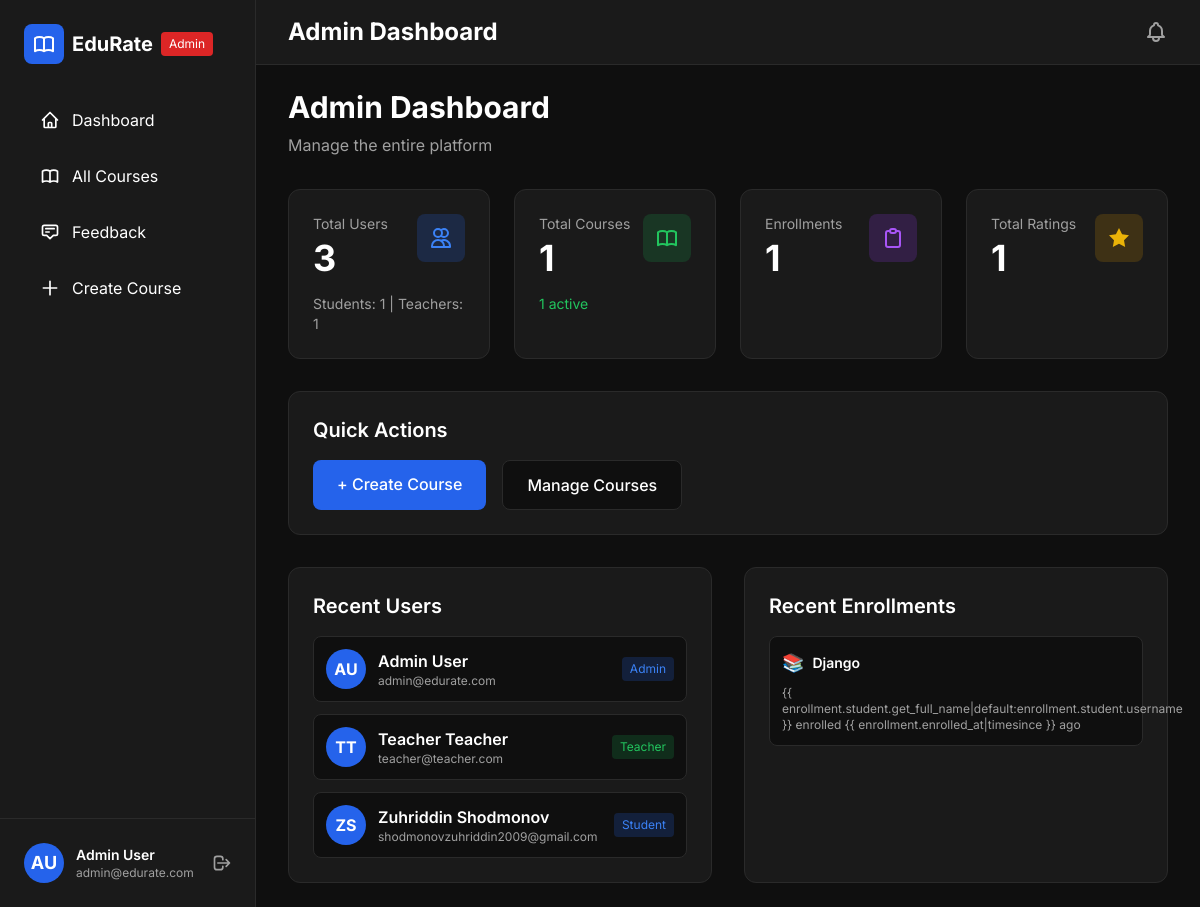
The app's page /accounts/dashboard/ (signed in) with its own data.
### accounts/models.py (models this page shows, shortened)
class User ( AbstractUser ) :
    USER_TYPE_CHOICES = (
        ('student', 'Student'),
        ('teacher', 'Teacher'),
        ('admin', 'Admin'),
    )
    user_type = models.CharField ( max_length=10, choices=USER_TYPE_CHOICES, default='student' )
    phone = models.CharField ( max_length=20, blank=True, null=True )
    avatar = models.ImageField ( upload_to='avatars/', blank=True, null=True )
    bio = models.TextField ( blank=True, null=True )
    @property
    def is_student(self) :
        return self.user_type == 'student'
    @property
    def is_teacher(self) :
        return self.user_type == 'teacher'
    @property
    def is_admin_user(self) :
        return self.user_type == 'admin' or self.is_superuser

### courses/models.py (models this page shows, shortened)
class Enrollment ( models.Model ) :
    student = models.ForeignKey ( settings.AUTH_USER_MODEL, on_delete=models.CASCADE, related_name='enrollments' )
    course = models.ForeignKey ( Course, on_delete=models.CASCADE, related_name='enrollments' )
    enrolled_at = models.DateTimeField ( auto_now_add=True )
    progress = models.IntegerField ( default=0 )
    class Meta :
        unique_together = ['student', 'course']
        ordering = ['-enrolled_at']

class Course ( models.Model ) :
    STATUS_CHOICES = (
        ('active', 'Active'),
        ('inactive', 'Inactive'),
        ('completed', 'Completed'),
    )
    title = models.CharField ( max_length=200 )
    code = models.CharField ( max_length=20, unique=True )
    description = models.TextField ()
    teacher = models.ForeignKey ( settings.AUTH_USER_MODEL, on_delete=models.CASCADE, related_name='taught_courses' )
    status = models.CharField ( max_length=20, choices=STATUS_CHOICES, default='active' )
    icon = models.CharField ( max_length=50, default='📚' )
    created_at = models.DateTimeField ( auto_now_add=True )
    updated_at = models.DateTimeField ( auto_now=True )
    class Meta :
        ordering = ['-created_at']

### accounts/views.py (the view)
@login_required
def dashboard(request) :
    user = request.user
    if user.is_admin_user :
        return admin_dashboard ( request )
    elif user.is_teacher :
        return teacher_dashboard ( request )
    else :
        return student_dashboard ( request )

### accounts/templates/accounts/admin_dashboard.html (shortened to what this page needs)
{% extends 'base.html' %}
{% block page_title %}Admin Dashboard{% endblock %}
{% block authenticated_content %}
<div class="mb-8">
    <h2 class="text-3xl font-bold mb-2">Admin Dashboard</h2>
    <p class="text-gray-custom">Manage the entire platform</p>
</div>
<div class="grid grid-cols-1 md:grid-cols-4 gap-6 mb-8">
    <div class="bg-dark-card border border-dark rounded-xl p-6">
        <div class="flex items-start justify-between mb-4">
            <div>
                <p class="text-gray-custom text-sm mb-1">Total Users</p>
                <h3 class="text-4xl font-bold">{{ total_users }}</h3>
            </div>
            <div class="w-12 h-12 bg-blue-600 bg-opacity-20 rounded-lg flex items-center justify-center">
                <svg class="w-6 h-6 text-blue-500" fill="none" stroke="currentColor" viewBox="0 0 24 24">
                    <path stroke-linecap="round" stroke-linejoin="round" stroke-width="2"
                          d="M12 4.354a4 4 0 110 5.292M15 21H3v-1a6 6 0 0112 0v1zm0 0h6v-1a6 6 0 00-9-5.197M13 7a4 4 0 11-8 0 4 4 0 018 0z"></path>
                </svg>
            </div>
        </div>
        <p class="text-sm text-gray-custom">Students: {{ total_students }} | Teachers: {{ total_teachers }}</p>
    </div>
    <div class="bg-dark-card border border-dark rounded-xl p-6">
        <div class="flex items-start justify-between mb-4">
            <div>
                <p class="text-gray-custom text-sm mb-1">Total Courses</p>
                <h3 class="text-4xl font-bold">{{ total_courses }}</h3>
            </div>
            <div class="w-12 h-12 bg-green-600 bg-opacity-20 rounded-lg flex items-center justify-center">
            </div>
        </div>
        <p class="text-sm text-green-500">{{ active_courses }} active</p>
    </div>
    <div class="bg-dark-card border border-dark rounded-xl p-6">
        <div class="flex items-start justify-between mb-4">
            <div>
                <p class="text-gray-custom text-sm mb-1">Enrollments</p>
                <h3 class="text-4xl font-bold">{{ total_enrollments }}</h3>
            </div>
            <div class="w-12 h-12 bg-purple-600 bg-opacity-20 rounded-lg flex items-center justify-center">
                <svg class="w-6 h-6 text-purple-500" fill="none" stroke="currentColor" viewBox="0 0 24 24">
                    <path stroke-linecap="round" stroke-linejoin="round" stroke-width="2"
                          d="M9 5H7a2 2 0 00-2 2v12a2 2 0 002 2h10a2 2 0 002-2V7a2 2 0 00-2-2h-2M9 5a2 2 0 002 2h2a2 2 0 002-2M9 5a2 2 0 012-2h2a2 2 0 012 2"></path>
                </svg>
            </div>
        </div>
    </div>
    <div class="bg-dark-card border border-dark rounded-xl p-6">
        <div class="flex items-start justify-between mb-4">
            <div>
                <p class="text-gray-custom text-sm mb-1">Total Ratings</p>
                <h3 class="text-4xl font-bold">{{ total_ratings }}</h3>
            </div>
            <div class="w-12 h-12 bg-yellow-600 bg-opacity-20 rounded-lg flex items-center justify-center">
                <svg class="w-6 h-6 text-yellow-500" fill="currentColor" viewBox="0 0 24 24">
                    <path d="M12 2l3.09 6.26L22 9.27l-5 4.87 1.18 6.88L12 17.77l-6.18 3.25L7 14.14 2 9.27l6.91-1.01L12 2z"></path>
                </svg>
            </div>
        </div>
    </div>
</div>
<div class="mb-8">
    <div class="bg-dark-card border border-dark rounded-xl p-6">
        <h3 class="text-xl font-semibold mb-4">Quick Actions</h3>
        <div class="flex gap-4">
            <a href="{% url 'course_create' %}"
               class="bg-blue-600 hover:bg-blue-700 text-white px-6 py-3 rounded-lg font-medium transition">
                + Create Course
            </a>
            <a href="{% url 'course_list' %}"
               class="bg-dark border border-dark hover:bg-dark-hover text-white px-6 py-3 rounded-lg font-medium transition">
                Manage Courses
            </a>
        </div>
    </div>
</div>
<div class="grid grid-cols-1 lg:grid-cols-2 gap-8">
    <div class="bg-dark-card border border-dark rounded-xl p-6">
        <h3 class="text-xl font-semibold mb-4">Recent Users</h3>
        <div class="space-y-3">
            {% for user in recent_users %}
            <div class="flex items-center justify-between bg-dark border border-dark rounded-lg p-3">
                <div class="flex items-center gap-3">
                    <div class="w-10 h-10 bg-blue-600 rounded-full flex items-center justify-center font-bold">
                        {{ user.first_name.0|default:user.username.0|upper }}{{ user.last_name.0|upper }}
                    </div>
                    <div>
                        <p class="font-semibold">{{ user.get_full_name|default:user.username }}</p>
                        <p class="text-xs text-gray-custom">{{ user.email }}</p>
                    </div>
                </div>
                <span class="text-xs px-2 py-1 rounded bg-{% if user.user_type == 'teacher' %}green{% else %}blue{% endif %}-600 bg-opacity-20 text-{% if user.user_type == 'teacher' %}green{% else %}blue{% endif %}-500">
                    {{ user.get_user_type_display }}
                </span>
            </div>
            {% endfor %}
        </div>
    </div>
    <div class="bg-dark-card border border-dark rounded-xl p-6">
        <h3 class="text-xl font-semibold mb-4">Recent Enrollments</h3>
        <div class="space-y-3">
            {% for enrollment in recent_enrollments %}
            <div class="bg-dark border border-dark rounded-lg p-3">
                <div class="flex items-center gap-2 mb-2">
                    <span class="text-lg">{{ enrollment.course.icon }}</span>
                    <p class="font-semibold text-sm">{{ enrollment.course.title }}</p>
                </div>
                <p class="text-xs text-gray-custom">{{
                    enrollment.student.get_full_name|default:enrollment.student.username }} enrolled {{
                    enrollment.enrolled_at|timesince }} ago</p>
            </div>
            {% endfor %}
        </div>
    </div>
</div>
{% endblock %}

### templates/base.html (shortened to what this page needs)
<!DOCTYPE html>
<html lang="en">
<head>
    <script src="https://cdn.tailwindcss.com"></script>
</head>
<body class="bg-dark text-white min-h-screen">
{% if user.is_authenticated %}
<div class="flex min-h-screen">
    <aside class="w-64 bg-dark-card border-r border-dark fixed h-full">
        <div class="p-6">
            <div class="flex items-center gap-2 mb-8">
                <div class="w-10 h-10 bg-blue-600 rounded-lg flex items-center justify-center">
                </div>
                <span class="text-xl font-bold">EduRate</span>
                <span class="text-xs bg-{% if user.is_admin_user %}red{% elif user.is_teacher %}green{% else %}blue{% endif %}-600 px-2 py-1 rounded">
                        {{ user.get_user_type_display }}
                    </span>
            </div>
            <nav class="space-y-2">
                <a href="{% url 'dashboard' %}"
                   class="flex items-center gap-3 px-4 py-3 rounded-lg bg-dark-hover hover:bg-opacity-50 transition">
                    <svg class="w-5 h-5" fill="none" stroke="currentColor" viewBox="0 0 24 24">
                        <path stroke-linecap="round" stroke-linejoin="round" stroke-width="2"
                              d="M3 12l2-2m0 0l7-7 7 7M5 10v10a1 1 0 001 1h3m10-11l2 2m-2-2v10a1 1 0 01-1 1h-3m-6 0a1 1 0 001-1v-4a1 1 0 011-1h2a1 1 0 011 1v4a1 1 0 001 1m-6 0h6"></path>
                    </svg>
                    <span>Dashboard</span>
                </a>
                <a href="{% url 'course_list' %}"
                   class="flex items-center gap-3 px-4 py-3 rounded-lg hover:bg-dark-hover transition">
                    <span>{% if user.is_admin_user %}All Courses{% else %}My Courses{% endif %}</span>
                </a>
                {% if user.is_teacher or user.is_admin_user %}
                <a href="{% url 'my_ratings' %}"
                   class="flex items-center gap-3 px-4 py-3 rounded-lg hover:bg-dark-hover transition">
                    <svg class="w-5 h-5" fill="none" stroke="currentColor" viewBox="0 0 24 24">
                        <path stroke-linecap="round" stroke-linejoin="round" stroke-width="2"
                              d="M7 8h10M7 12h4m1 8l-4-4H5a2 2 0 01-2-2V6a2 2 0 012-2h14a2 2 0 012 2v8a2 2 0 01-2 2h-3l-4 4z"></path>
                    </svg>
                    <span>Feedback</span>
                </a>
                {% endif %}
                {% if user.is_admin_user %}
                <a href="{% url 'course_create' %}"
                   class="flex items-center gap-3 px-4 py-3 rounded-lg hover:bg-dark-hover transition">
                    <svg class="w-5 h-5" fill="none" stroke="currentColor" viewBox="0 0 24 24">
                        <path stroke-linecap="round" stroke-linejoin="round" stroke-width="2" d="M12 4v16m8-8H4"></path>
                    </svg>
                    <span>Create Course</span>
                </a>
                {% endif %}
            </nav>
        </div>
        <div class="absolute bottom-0 w-64 p-6 border-t border-dark">
            <div class="flex items-center gap-3">
                <div class="w-10 h-10 bg-blue-600 rounded-full flex items-center justify-center text-lg font-bold">
                    {{ user.first_name.0|default:user.username.0|upper }}{{ user.last_name.0|upper }}
                </div>
                <div class="flex-1">
                    <div class="font-semibold text-sm">{{ user.get_full_name|default:user.username }}</div>
                    <div class="text-xs text-gray-custom">{{ user.email }}</div>
                </div>
                <a href="{% url 'logout' %}" class="text-gray-custom hover:text-red-500 transition">
                    <svg class="w-5 h-5" fill="none" stroke="currentColor" viewBox="0 0 24 24">
                        <path stroke-linecap="round" stroke-linejoin="round" stroke-width="2"
                              d="M17 16l4-4m0 0l-4-4m4 4H7m6 4v1a3 3 0 01-3 3H6a3 3 0 01-3-3V7a3 3 0 013-3h4a3 3 0 013 3v1"></path>
                    </svg>
                </a>
            </div>
        </div>
    </aside>
    <main class="flex-1 ml-64">
        <header class="bg-dark-card border-b border-dark px-8 py-4">
            <div class="flex items-center justify-between">
                <h1 class="text-2xl font-bold">{% block page_title %}Dashboard{% endblock %}</h1>
                <div class="flex items-center gap-4">
                    <button class="relative text-gray-custom hover:text-white transition">
                    </button>
                </div>
            </div>
        </header>
        <div class="px-8 py-6">
            {% block authenticated_content %}{% endblock %}
        </div>
    </main>
</div>
{% endif %}
</body>
</html>

### templates/base.html (style rules this page uses)
* { font-family: 'Inter', sans-serif; }
.bg-dark { background-color: #0f0f0f; }
.bg-dark-card { background-color: #1a1a1a; }
.text-gray-custom { color: #a0a0a0; }
.border-dark { border-color: #2a2a2a; }

### records on screen
User: user_type "Admin", first_name.0 "A", last_name.0 "U", get_full_name "Admin User", email "admin@edurate.com"
User: first_name.0 "T", last_name.0 "T", get_full_name "Teacher Teacher", email "teacher@teacher.com", user_type "Teacher"
User: first_name.0 "Z", last_name.0 "S", get_full_name "Zuhriddin Shodmonov", email "shodmonovzuhriddin2009@gmail.com", user_type "Student"
Enrollment: course.icon "📚", course "Django"

### other values on screen
{{ total_users }} "3"
{{ total_students }} "1"
{{ total_teachers }} "1"
{{ total_courses }} "1"
{{ active_courses }} "1"
{{ total_enrollments }} "1"
{{ total_ratings }} "1"
